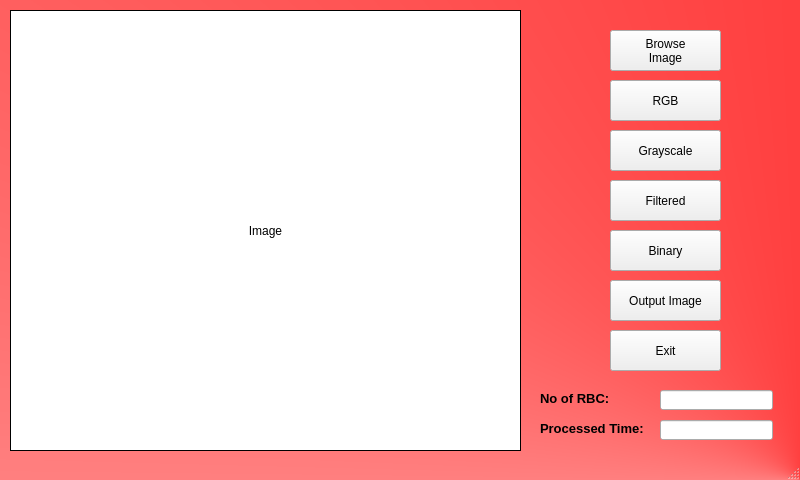
<?xml version="1.0" encoding="UTF-8"?>
<ui version="4.0">
 <class>MainWindow</class>
 <widget class="QMainWindow" name="MainWindow">
  <property name="geometry">
   <rect>
    <x>0</x>
    <y>0</y>
    <width>800</width>
    <height>480</height>
   </rect>
  </property>
  <property name="windowTitle">
   <string>MainWindow</string>
  </property>
  <property name="styleSheet">
   <string notr="true">#MainWindow
{
background-color: qconicalgradient(cx:1, cy:1, angle:0, stop:0 rgba(255, 0, 0, 255), stop:1 rgba(255, 255, 255, 255));
}</string>
  </property>
  <widget class="QWidget" name="centralwidget">
   <widget class="QLabel" name="imageLabel">
    <property name="geometry">
     <rect>
      <x>10</x>
      <y>10</y>
      <width>511</width>
      <height>441</height>
     </rect>
    </property>
    <property name="styleSheet">
     <string notr="true">background-color: rgb(255, 255, 255);</string>
    </property>
    <property name="frameShape">
     <enum>QFrame::Box</enum>
    </property>
    <property name="text">
     <string>Image</string>
    </property>
    <property name="alignment">
     <set>Qt::AlignCenter</set>
    </property>
   </widget>
   <widget class="QPushButton" name="browseButton">
    <property name="geometry">
     <rect>
      <x>610</x>
      <y>30</y>
      <width>111</width>
      <height>41</height>
     </rect>
    </property>
    <property name="text">
     <string>Browse
Image</string>
    </property>
   </widget>
   <widget class="QPushButton" name="rgbButton">
    <property name="geometry">
     <rect>
      <x>610</x>
      <y>80</y>
      <width>111</width>
      <height>41</height>
     </rect>
    </property>
    <property name="text">
     <string>RGB</string>
    </property>
   </widget>
   <widget class="QPushButton" name="grayscaleButton">
    <property name="geometry">
     <rect>
      <x>610</x>
      <y>130</y>
      <width>111</width>
      <height>41</height>
     </rect>
    </property>
    <property name="text">
     <string>Grayscale</string>
    </property>
   </widget>
   <widget class="QPushButton" name="filteredButton">
    <property name="geometry">
     <rect>
      <x>610</x>
      <y>180</y>
      <width>111</width>
      <height>41</height>
     </rect>
    </property>
    <property name="text">
     <string>Filtered</string>
    </property>
   </widget>
   <widget class="QPushButton" name="binaryButton">
    <property name="geometry">
     <rect>
      <x>610</x>
      <y>230</y>
      <width>111</width>
      <height>41</height>
     </rect>
    </property>
    <property name="text">
     <string>Binary</string>
    </property>
   </widget>
   <widget class="QPushButton" name="outputImageButton">
    <property name="geometry">
     <rect>
      <x>610</x>
      <y>280</y>
      <width>111</width>
      <height>41</height>
     </rect>
    </property>
    <property name="text">
     <string>Output Image</string>
    </property>
   </widget>
   <widget class="QLabel" name="label_2">
    <property name="geometry">
     <rect>
      <x>540</x>
      <y>390</y>
      <width>111</width>
      <height>16</height>
     </rect>
    </property>
    <property name="font">
     <font>
      <pointsize>10</pointsize>
      <weight>75</weight>
      <bold>true</bold>
     </font>
    </property>
    <property name="text">
     <string>No of RBC:</string>
    </property>
   </widget>
   <widget class="QLabel" name="label_3">
    <property name="geometry">
     <rect>
      <x>540</x>
      <y>420</y>
      <width>111</width>
      <height>16</height>
     </rect>
    </property>
    <property name="font">
     <font>
      <pointsize>10</pointsize>
      <weight>75</weight>
      <bold>true</bold>
     </font>
    </property>
    <property name="text">
     <string>Processed Time:</string>
    </property>
   </widget>
   <widget class="QLineEdit" name="rbcLabel">
    <property name="geometry">
     <rect>
      <x>660</x>
      <y>390</y>
      <width>113</width>
      <height>20</height>
     </rect>
    </property>
    <property name="readOnly">
     <bool>true</bool>
    </property>
   </widget>
   <widget class="QLineEdit" name="procTimeLabel">
    <property name="geometry">
     <rect>
      <x>660</x>
      <y>420</y>
      <width>113</width>
      <height>20</height>
     </rect>
    </property>
    <property name="readOnly">
     <bool>true</bool>
    </property>
   </widget>
   <widget class="QPushButton" name="exitButton">
    <property name="geometry">
     <rect>
      <x>610</x>
      <y>330</y>
      <width>111</width>
      <height>41</height>
     </rect>
    </property>
    <property name="text">
     <string>Exit</string>
    </property>
   </widget>
  </widget>
  <widget class="QMenuBar" name="menubar">
   <property name="geometry">
    <rect>
     <x>0</x>
     <y>0</y>
     <width>800</width>
     <height>21</height>
    </rect>
   </property>
  </widget>
  <widget class="QStatusBar" name="statusbar"/>
 </widget>
 <resources/>
 <connections/>
</ui>
